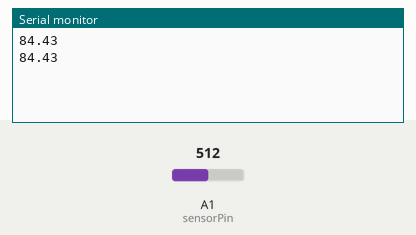
The sketch below on a simulated Arduino Zero (SAMD21). On the bench: the last lines printed to the serial monitor. Inputs (shaded band) come from the test bench; at power-on: A1 (sensorPin) = 512 (analog values on the 0–1023 scale).

Above: at 1.8 s.
1.9 s: A1 (sensorPin) set to 716
At 2.4 s:
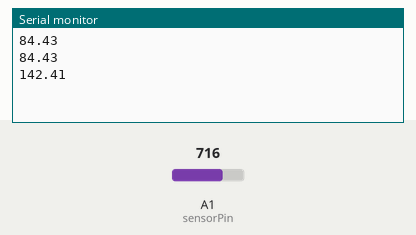
3.4 s: A1 (sensorPin) set to 900
At 4.8 s:
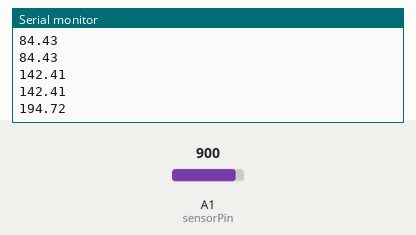
Timing chart, 0 to 6.4 s (numbered marks = the images above; inputs shaded):
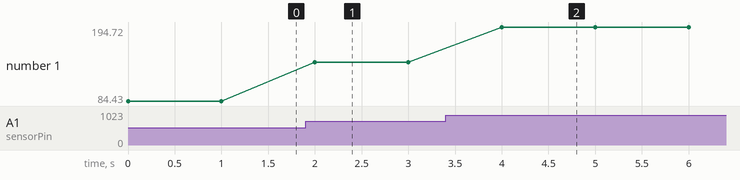

The sketch:

Temperature.ino
```cpp
int sensorPin = A1;
int sensorValue;
float voltageValue;
float temperature;

void setup() {
  Serial.begin(9600);
  pinMode(sensorPin, INPUT);
  analogReadResolution(12);
}

void loop() {
  sensorValue = analogRead(sensorPin);
  // Output voltage from temperature sensor
  voltageValue = 2 * (float(sensorValue) / 4095) * 3.3;
  // Transfer function
  temperature = ((voltageValue / (5.04 / 5)) - 1.375) / .0225;
  Serial.println(temperature);
  delay(1000);
}
```

Measured:
- after the input at 1.9 s, the serial monitor: prints a new line after 0.10 s (image 1)
- after the input at 3.4 s, the serial monitor: prints a new line after 0.60 s (image 2)
- plotted number 1: 84.43 → 142.41 after the input at 1.9 s, 142.41 → 194.72 after the input at 3.4 s
